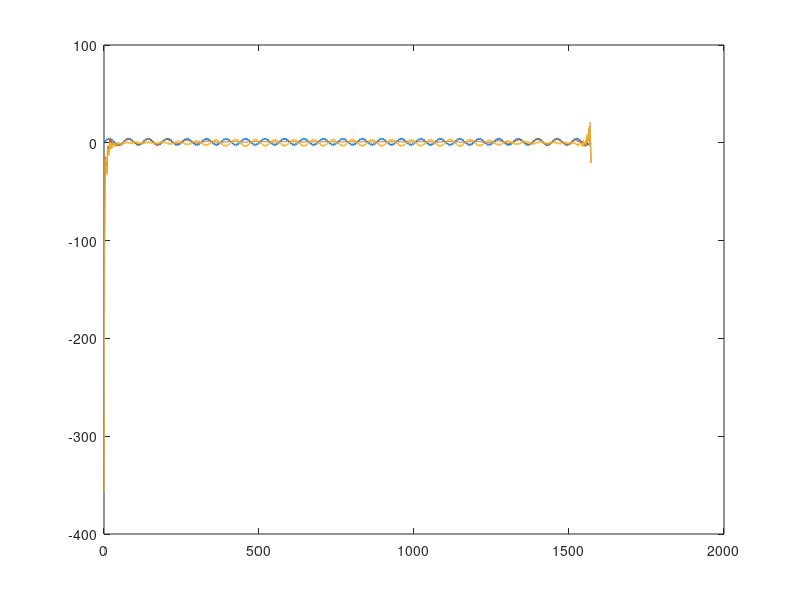

Recreate this plot in MATLAB.
clear all 
close all
x=0:0.01:5*pi
a=1%5*sin(x)
b=3*sin(10*x)
c=sin(100*x)
a=a+b+c
for i=30:100
    [p,s,mu] = polyfit((1:numel(a))',a,i);
    f_y = polyval(p,(1:numel(a))',[],mu);
    hold off
    plot(a)
    hold on
    plot(f_y)
    drawnow
    pause
    plot(f_y-a')
    drawnow
    pause
end